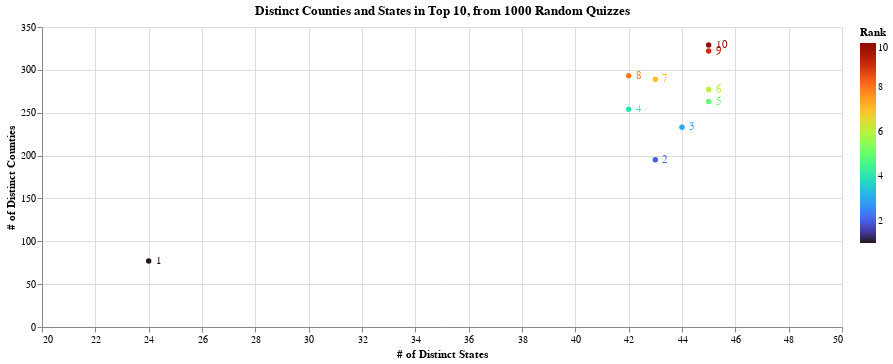

Write notebook code for a chart like this one.
### Code cell
alt.data_transformers.disable_max_rows()
circles = alt.Chart(top_10,title="Distinct Counties and States in Top 10, from 1000 Random Quizzes").mark_circle().encode(
    x=alt.X('distinct(State)',title="# of Distinct States",bin=False, scale=alt.Scale(domain=[20, 50])),
    y=alt.Y('distinct(County)',title="# of Distinct Counties"),
    color=alt.Color("rank",scale=alt.Scale(scheme="turbo"),title="Rank"),
).properties(width=800,height=300)

text = circles.mark_text(
    align='left',
    baseline='middle',
    dx=7
).encode(
    text='rank'
)

circles + text

### Figure 1 — Vega-Lite specification as saved in the notebook (floating-point values rounded to 4 significant figures; data arrays with more than 128 entries replaced by an {"elided": "..."} marker saying what was removed)
{"config": {"view": {"continuousWidth": 400, "continuousHeight": 300}}, "layer": [{"mark": "circle", "encoding": {"color": {"type": "quantitative", "field": "rank", "scale": {"scheme": "turbo"}, "title": "Rank"}, "x": {"type": "nominal", "aggregate": "distinct", "bin": false, "field": "State", "scale": {"domain": [20, 50]}, "title": "# of Distinct States"}, "y": {"type": "nominal", "aggregate": "distinct", "field": "County", "title": "# of Distinct Counties"}}, "height": 300, "title": "Distinct Counties and States in Top 10, from 1000 Random Quizzes", "width": 800}, {"mark": {"type": "text", "align": "left", "baseline": "middle", "dx": 7}, "encoding": {"color": {"type": "quantitative", "field": "rank", "scale": {"scheme": "turbo"}, "title": "Rank"}, "text": {"type": "quantitative", "field": "rank"}, "x": {"type": "nominal", "aggregate": "distinct", "bin": false, "field": "State", "scale": {"domain": [20, 50]}, "title": "# of Distinct States"}, "y": {"type": "nominal", "aggregate": "distinct", "field": "County", "title": "# of Distinct Counties"}}, "height": 300, "title": "Distinct Counties and States in Top 10, from 1000 Random Quizzes", "width": 800}], "data": {"name": "data-92410d14fba9843b9961ad10155037e0"}, "$schema": "https://vega.github.io/schema/vega-lite/v4.8.1.json", "datasets": {"data-92410d14fba9843b9961ad10155037e0": {"elided": "2799 records"}}}
